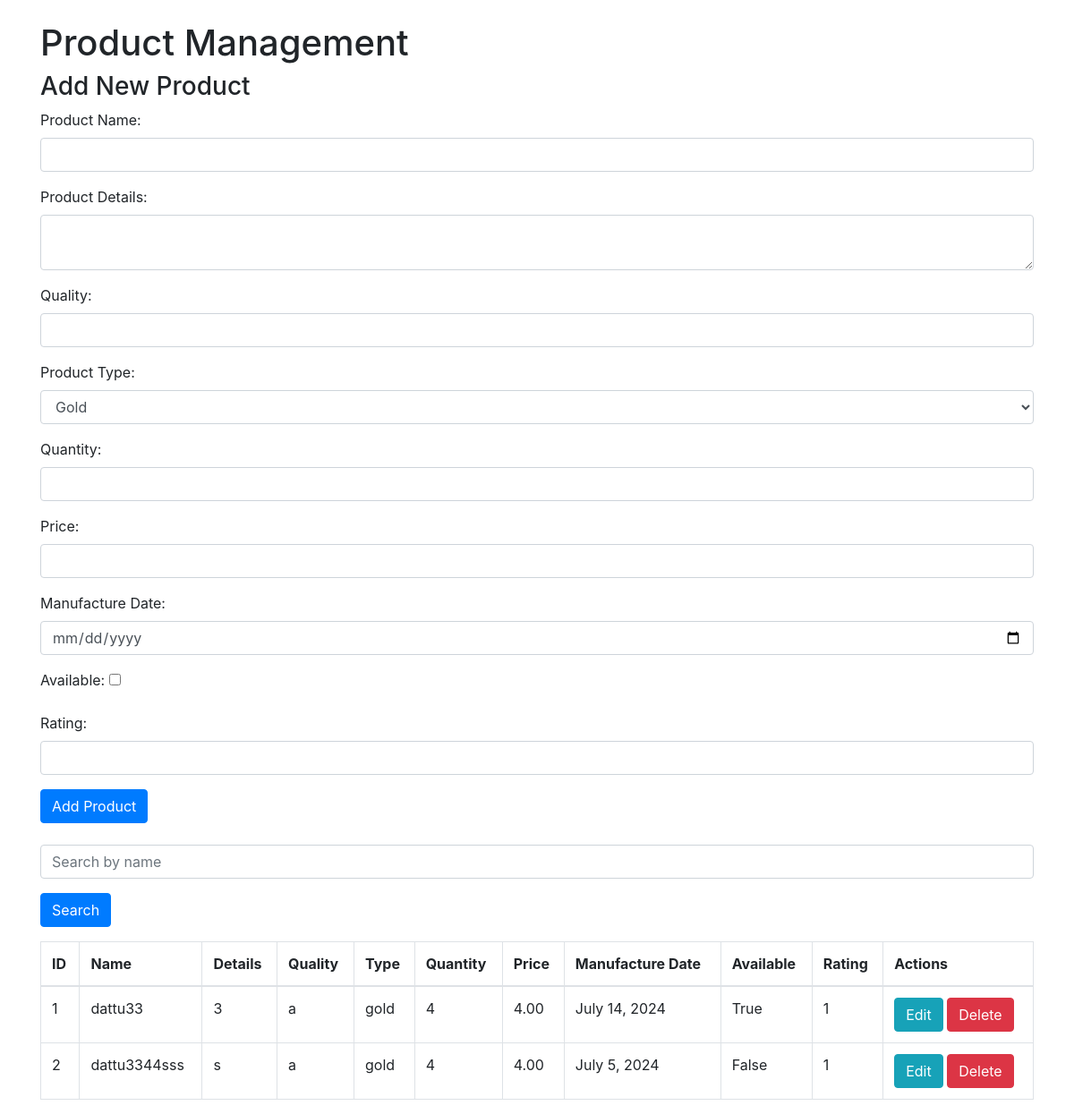
The page / on the database its author committed.
### app/models.py (models this page shows)
class Product(models.Model):
    name = models.CharField(max_length=100)
    details = models.TextField()
    quality = models.CharField(max_length=50)
    product_type = models.CharField(max_length=50)
    quantity = models.IntegerField()
    price = models.DecimalField(max_digits=10, decimal_places=2)
    manufacture_date = models.DateField()
    available = models.BooleanField(default=False)
    rating = models.IntegerField(default=1)
    class Meta:
        ordering = ['id']

### app/views.py (the view, shortened to what this page needs)
# urls.py: path('', views.index, name='index'),
def index(request):
    search_query = request.GET.get('search', '')
    if search_query:
        products = Product.objects.filter(name__icontains=search_query).order_by('id')
    else:
        products = Product.objects.all().order_by('id')
    return render(request, 'index.html', {'products': products})

### app/templates/index.html (shortened to what this page needs)
<!DOCTYPE html>
<html>
<head>
    <link href="https://stackpath.bootstrapcdn.com/bootstrap/4.5.2/css/bootstrap.min.css" rel="stylesheet">
</head>
<body>
    <div class="container">
        <h1 class="mt-4">Product Management</h1>
        <div class="mb-4">
            <h3>Add New Product</h3>
            <form method="post" action="">
                <div class="form-group">
                    <label for="name">Product Name:</label>
                    <input type="text" class="form-control" id="name" name="name" required>
                </div>
                <div class="form-group">
                    <label for="details">Product Details:</label>
                    <textarea class="form-control" id="details" name="details" required></textarea>
                </div>
                <div class="form-group">
                    <label for="quality">Quality:</label>
                    <input type="text" class="form-control" id="quality" name="quality" required>
                </div>
                <div class="form-group">
                    <label for="product_type">Product Type:</label>
                    <select class="form-control" id="product_type" name="product_type">
                        <option value="gold">Gold</option>
                    </select>
                </div>
                <div class="form-group">
                    <label for="quantity">Quantity:</label>
                    <input type="number" class="form-control" id="quantity" name="quantity" min="1">
                </div>
                <div class="form-group">
                    <label for="price">Price:</label>
                    <input type="number" class="form-control" id="price" name="price" step="0.01">
                </div>
                <div class="form-group">
                    <label for="manufacture_date">Manufacture Date:</label>
                    <input type="date" class="form-control" id="manufacture_date" name="manufacture_date" required>
                </div>
                <div class="form-group">
                    <label for="available">Available:</label>
                    <input type="checkbox" id="available" name="available">
                </div>
                <div class="form-group">
                    <label for="rating">Rating:</label>
                    <input type="number" class="form-control" id="rating" name="rating" min="1" max="5">
                </div>
                <button type="submit" class="btn btn-primary">Add Product</button>
            </form>
        </div>
        <form method="get" action="">
            <div class="form-group">
                <input type="text" class="form-control" name="search" placeholder="Search by name" value="{{ request.GET.search }}">
            </div>
            <button type="submit" class="btn btn-primary">Search</button>
        </form>
        <table class="table table-bordered mt-3">
            <thead>
                <tr>
                    <th>ID</th>
                    <th>Name</th>
                    <th>Details</th>
                    <th>Quality</th>
                    <th>Type</th>
                    <th>Quantity</th>
                    <th>Price</th>
                    <th>Manufacture Date</th>
                    <th>Available</th>
                    <th>Rating</th>
                    <th>Actions</th>
                </tr>
            </thead>
            <tbody>
                {% for product in products %}
                    <tr>
                        <td>{{ product.id }}</td>
                        <td>{{ product.name }}</td>
                        <td>{{ product.details }}</td>
                        <td>{{ product.quality }}</td>
                        <td>{{ product.product_type }}</td>
                        <td>{{ product.quantity }}</td>
                        <td>{{ product.price }}</td>
                        <td>{{ product.manufacture_date }}</td>
                        <td>{{ product.available }}</td>
                        <td>{{ product.rating }}</td>
                        <td>
                            <a href="#editModal{{ product.id }}" class="btn btn-info" data-toggle="modal">Edit</a>
                            <form method="post" action="" style="display:inline;">
                                <button type="submit" class="btn btn-danger">Delete</button>
                            </form>
                        </td>
                    </tr>
                {% endfor %}
            </tbody>
        </table>
    </div>
</body>
</html>

### rows shown on the page
Product: id "1", name "dattu33", details "3", quality "a", product_type "gold", quantity "4", price "4.00", manufacture_date "July 14, 2024", available "True", rating "1"
Product: id "2", name "dattu3344sss", details "s", quality "a", product_type "gold", quantity "4", price "4.00", manufacture_date "July 5, 2024", available "False", rating "1"
